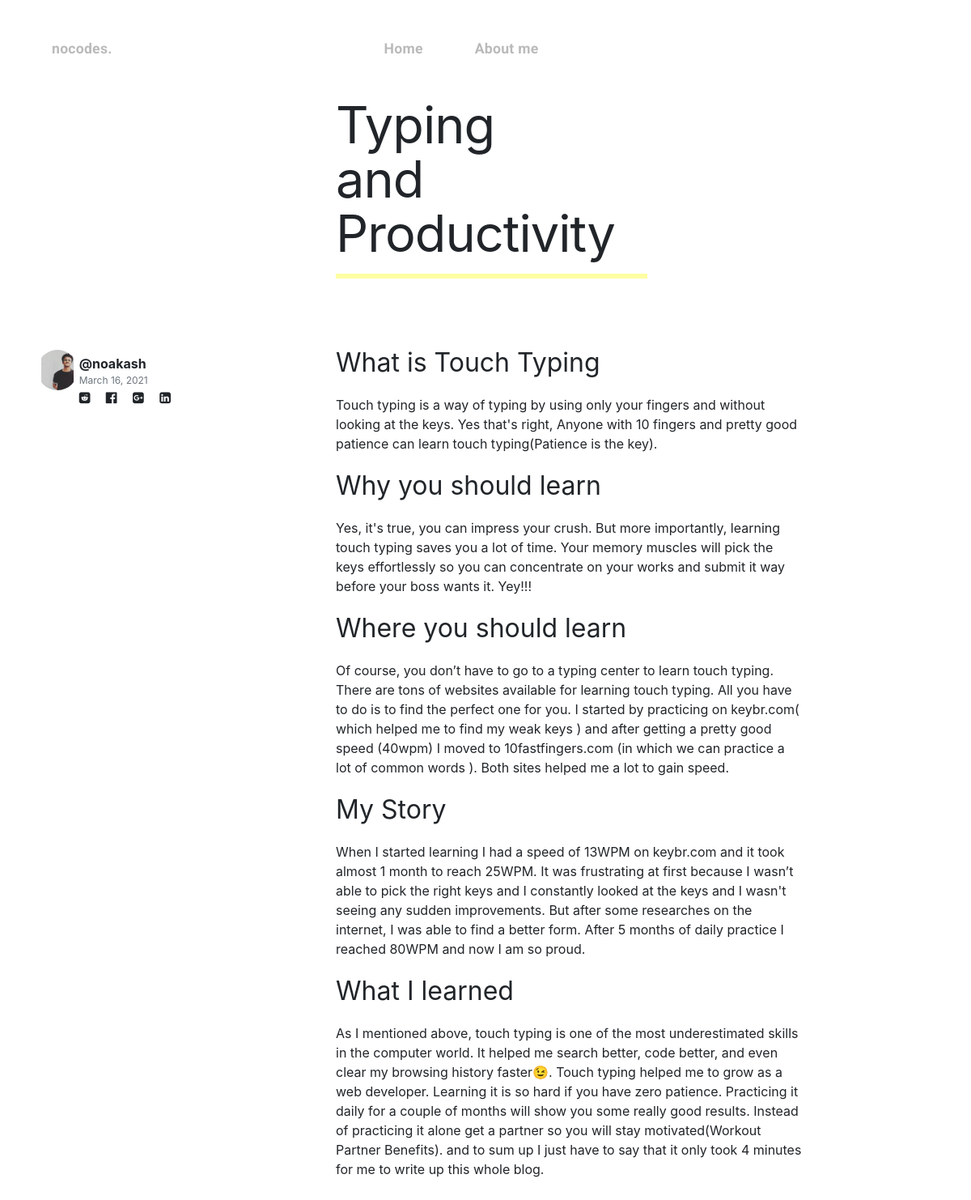
Screenshot of /post/2 with the database file from the repository.
### blog/models.py (models this page shows, shortened)
class Post(models.Model):
    title = models.CharField(max_length=200)
    author = models.ForeignKey(Author, on_delete=models.CASCADE, null=True)
    description = models.CharField(max_length=300, null=True, blank=True)
    image = models.ImageField(upload_to='post_pics', null=True, blank=True)
    date_created = models.DateTimeField(auto_now_add=True)
    author_name = models.CharField(max_length=100, null=True, blank=True)

class Author(models.Model):
    name = models.CharField(max_length=100, null=True)
    age = models.IntegerField(null=True)
    image = models.ImageField(upload_to='author_pics', null=True, blank=True)
    short_title = models.CharField(max_length=10, null=True)
    email = models.CharField(max_length=200, null=True, blank=True)
    instagram = models.CharField(max_length=200, null=True, blank=True)
    github = models.CharField(max_length=200, null=True, blank=True)
    twitter = models.CharField(max_length=200, null=True, blank=True)
    def __str__(self):
        return str(self.short_title)

class Section(models.Model):
    post = models.ForeignKey(Post, on_delete=models.CASCADE, null=True)
    title = models.CharField(max_length=300, null=True, blank=True)
    body = models.TextField(null=True, blank=True)
    image = models.ImageField(upload_to='section_pics', null=True, blank=True)

### blog/views.py (the view)
# urls.py: path('post/<int:pk>', post, name='post'),
def post(request, pk):
    post = Post.objects.get(id=pk)
    sections = Section.objects.filter(post=post)
    share_string = quote_plus(post.title)
    context = {'post': post, 'sections': sections, 'share_string': share_string}
    return render(request, 'blog/post.html', context)

### blog/templates/blog/post.html (shortened to what this page needs)
{% extends 'base.html' %}
{% load static %}
{% block style %}
<link rel="stylesheet" href="{% static 'css/main.css' %}">
{% endblock style %}
{% block content %}
    {% include 'blog/!navbar.html'  %}
<div class="container-fluid">
    <div class="row">
        <div class="col-md-4 col-0"></div>
        <div class="col-md-8 col-12">
            <p class="post-title">{{post.title}}</p>
            <div class="post-title-underline"></div>
        </div>
    </div>
</div>
<div class="container-fluid blog-wrapper ">
            {% include 'blog/!post.html'  %}
</div>
{% endblock content %}

### blog/templates/blog/!post.html (shortened to what this page needs)
{% load static %}
<div class="row mb-2 ">
      <div class="col-md-4 col-12 order-lg-1 order-md-1 order-2">
          <div class="container-fluid author-container  ml-3 ">
              <div class="row mb-0 mt-2 ">
                  <div class="col-md-2">
                      <img src="{% static 'image/akashno.jpg' %}" alt="" class="author-img">
                  </div>
                  <div class="col-md-4 blog-details">
                      <p class="author-title m-0 ">@{{post.author}}</p>
                      <p class="m-0 blog-date text-secondary">{{post.date_created.date}}</p>
                      <div class="d-flex justify-content-between" >
                      {% include 'blog/!social_share.html'  %}
                      </div>
                  </div>
              </div>
          </div>
      </div>
      <div class="col-md-8 col-12 order-lg-2 order-md-2 order-1">
          {% for section in sections %}
            <div class="section-container ">
              <p class="section-title">{% if section.title %}{{section.title}}{% endif %}</p>
              <p class="section-body">{{section.body}}</p>
          </div>
          {% endfor %}
      </div>
</div>

### static/css/main.css (style rules this page uses)
* { margin:0; padding:0; }
:root { --navigation-color:#BABABA; }
.blog-moto,.post-title,.about-title { display:none; font-size: 63px; line-height: 67px; letter-spacing: -0.015em; width:40%; }
.blog-moto-underline,.post-title-underline,.about-title-underline { margin:0px; width: 50%; height: 0px; border: 3px solid #FFFEA2; }
.blog-wrapper,.about-wrapper { margin-top:80px; margin-bottom:80px; }
.blog-container,.section-container,.about-container { width:75%; }
.author-img { width: 50px; height:50px; object-fit:contain; border-radius:50%; }
.blog-details { padding:5px; }
.author-title { font-weight:bold; }
.blog-date { font-size:12px; }
.blog-title,.section-title { font-size:32px; }
.blog-body,.section-body,.about-body { font-weight:normal; font-size:16px; }

### rows the page displays
Post: title "Typing and Productivity", author "noakash", date_created "March 16, 2021"
Section: title "What is Touch Typing", body "Touch typing is a way of typing by using only your fingers and without looking at the keys. Yes that's right, Anyone with 10 fingers and pretty good patience can learn touch typing(Patience is the key)."
Section: title "Why you should learn", body "Yes, it's true, you can impress your crush. But more importantly, learning touch typing saves you a lot of time. Your memory muscles will pick the keys effortlessly so you can concentrate on your works and submit it way before your boss wants it. Yey!!!"
Section: title "Where you should learn", body "Of course, you don’t have to go to a typing center to learn touch typing. There are tons of websites available for learning touch typing. All you have to do is to find the perfect one for you. I started by practicing on keybr.com( which helped me to find my weak keys ) and after getting a pretty good speed (40wpm) I moved to 10fastfingers.com (in which we can practice a lot of common words ). Both sites helped me a lot to gain speed."
Section: title "My Story", body "When I started learning I had a speed of 13WPM on keybr.com and it took almost 1 month to reach 25WPM. It was frustrating at first because I wasn’t able to pick the right keys and I constantly looked at the keys and I wasn't seeing any sudden improvements. But after some researches on the internet, I was able to find a better form. After 5 months of daily practice I reached 80WPM and now I am so proud."
Section: title "What I learned", body "As I mentioned above, touch typing is one of the most underestimated skills in the computer world. It helped me search better, code better, and even clear my browsing history faster😉. Touch typing helped me to grow as a web developer. Learning it is so hard if you have zero patience. Practicing it daily for a couple of months will show you some really good results. Instead of practicing it alone get a partner so you will stay motivated(Workout Partner Benefits). and to sum up I just have to say that it only took 4 minutes for me to write up this whole blog."
